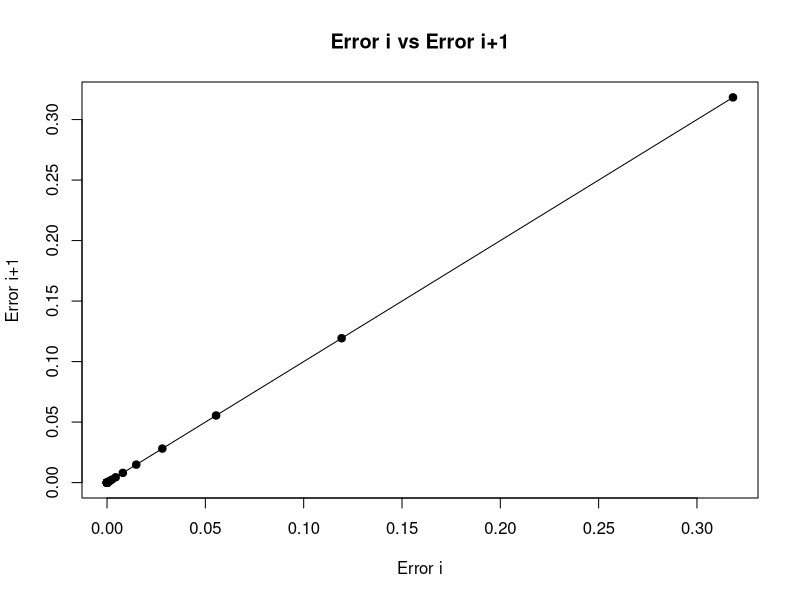

Write R code to recreate this figure.
puntofijo <- function(g, x0, tol=1e-8, maxIteraciones=100){
  k=0
  r2 = 1.638528422
  array1 <- c()
  dx = 0
  array2 <- c(dx)
  # iteración hasta que abs(x1 - x0) <= tol o se alcance maxIteraciones
  repeat{
    x1 = g(x0)
    da = dx
    dx = abs(x1 - x0)
    x0 =x1
    array1 <- c(array1,da)
    array2 <- c(array2,dx)
    #Imprimir estado
    cat("x_", k, "= ", x1, "error i = ",da, "error i+1 = ",dx,"\n ")
    k = k+1
    #until
    if(dx< tol|| k > maxIteraciones) break;
  }
  # Mensaje de salida
  if( dx > tol ){
    cat("No hubo convergencia   ")
    #return(NULL)
  } else{
    cat("x* es aproximadamente ", x1," y ",r2, "con error de ", dx)
    array1 <- c(array1,dx)
    plot(array2,array1,
         pch = 19,
         main = "Error i vs Error i+1",
         xlab = "Error i",
         ylab = "Error i+1",
         type = "o")
  } }

g <- function(x) (exp(x)/pi)
puntofijo(g, 0, 1e-8)
